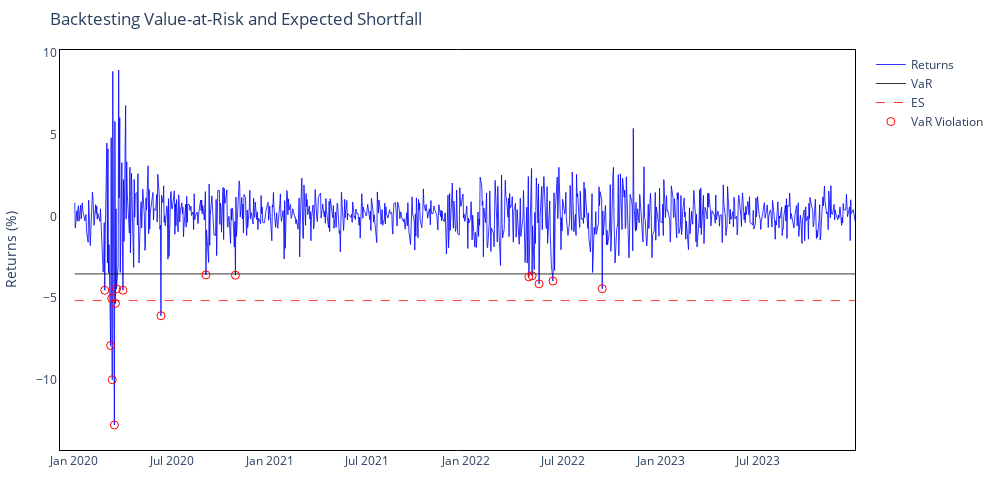

The cell this chart's notebook holds for it:
### Code cell
# Plot interactive VaR and ES
fig_var = IP.plot_backtest(evt_output, subset=("2020-01-01", "2025-01-01"), interactive=True)

### Figure 1 — Plotly figure (JSON) as saved in the notebook; plotly's stock layout.template omitted (floating-point values rounded to 4 significant figures; data arrays with more than 128 entries replaced by an {"elided": "..."} marker saying what was removed)
{"data": [{"hovertemplate": "Date: %{x}<br>Return: %{y:.2f}%", "line": {"color": "blue", "width": 0.8}, "mode": "lines", "name": "Returns", "type": "scatter", "x": {"elided": "1006 str values"}, "y": {"elided": "1006 float values"}}, {"customdata": {"elided": "1006 float values"}, "hovertemplate": "Date: %{x}<br>VaR: %{customdata:.2f}%", "line": {"color": "black", "width": 0.8}, "mode": "lines", "name": "VaR", "type": "scatter", "x": {"elided": "1006 str values"}, "y": {"elided": "1006 float values"}}, {"customdata": {"elided": "1006 float values"}, "hovertemplate": "Date: %{x}<br>ES: %{customdata:.2f}%", "line": {"color": "red", "dash": "dash", "width": 0.8}, "mode": "lines", "name": "ES", "type": "scatter", "x": {"elided": "1006 str values"}, "y": {"elided": "1006 float values"}}, {"hovertemplate": "Date: %{x}<br>Return: %{y:.2f}%", "marker": {"color": "red", "size": 8, "symbol": "circle-open"}, "mode": "markers", "name": "VaR Violation", "type": "scatter", "x": ["2020-02-27T00:00:00", "2020-03-09T00:00:00", "2020-03-11T00:00:00", "2020-03-12T00:00:00", "2020-03-16T00:00:00", "2020-03-18T00:00:00", "2020-03-20T00:00:00", "2020-04-01T00:00:00", "2020-06-11T00:00:00", "2020-09-03T00:00:00", "2020-10-28T00:00:00", "2022-04-29T00:00:00", "2022-05-05T00:00:00", "2022-05-18T00:00:00", "2022-06-13T00:00:00", "2022-09-13T00:00:00"], "y": [-4.517, -7.901, -5.01, -9.994, -12.77, -5.322, -4.433, -4.515, -6.075, -3.576, -3.593, -3.696, -3.63, -4.123, -3.954, -4.42]}], "layout": {"bargap": 0.025, "barmode": "overlay", "height": 500, "hovermode": "x unified", "margin": {"b": 50, "l": 60, "r": 60, "t": 50}, "paper_bgcolor": "white", "plot_bgcolor": "white", "title": {"text": "Backtesting Value-at-Risk and Expected Shortfall"}, "width": 1000, "xaxis": {"linecolor": "black", "linewidth": 1, "mirror": true, "showline": true}, "yaxis": {"linecolor": "black", "linewidth": 1, "mirror": true, "showline": true, "title": {"text": "Returns (%)"}}}}
